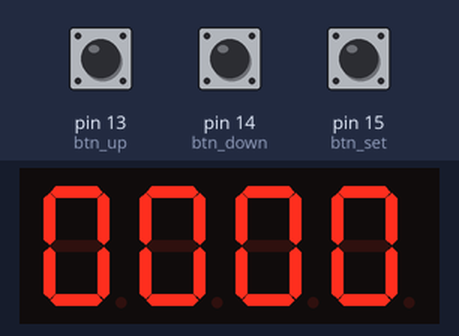
A program run on a simulated MicroPython board. Parts: 4-digit seven-segment display. The test bench sets the inputs (shaded band); at power-on: pin 13 (btn_up) HIGH, pin 15 (btn_set) HIGH, pin 14 (btn_down) HIGH. The segment pins are drawn as the display they are named for.

Above: at 1.2 s.
1.3 s: pin 13 (btn_up) pulled LOW for 0.15 s
At 2.4 s:
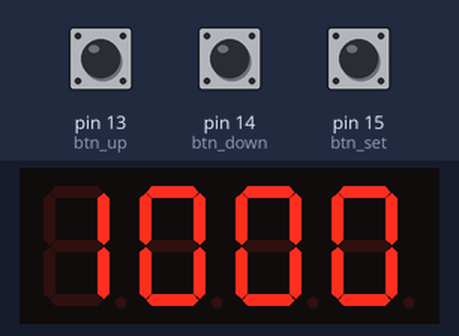
2.9 s: pin 15 (btn_set) pulled LOW for 0.15 s
At 3.4 s:
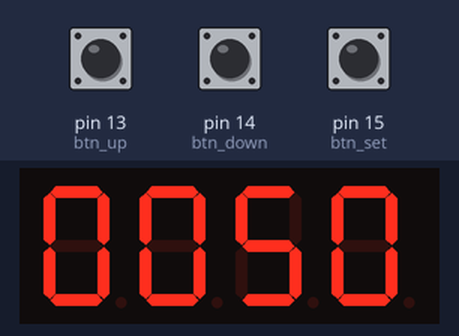
4.5 s: pin 14 (btn_down) pulled LOW for 0.15 s
At 5.3 s:
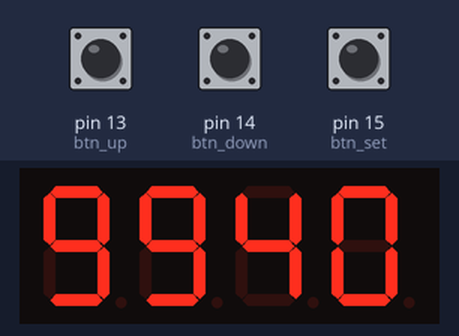
6.1 s: pin 14 (btn_down) pulled LOW for 1 s
Timing chart, 0 to 9.1 s (numbered marks = the images above; inputs shaded):
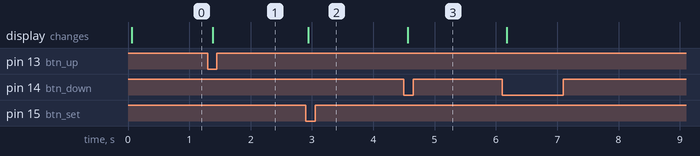

The program:

main.py
```python
import time
import display
import uart_manager

pos = 0

while True:
    digitos = display._digitos(display.contador)
    display._mostrar(pos, digitos[pos])
    time.sleep_ms(5)
    pos = (pos + 1) % 4
```

display.py
```python
from machine import Pin, UART
import time

SEG = [Pin(p, Pin.OUT) for p in (2, 3, 4, 5, 6, 7, 8)]
DIG = [Pin(p, Pin.OUT) for p in (9, 10, 11, 12)]


TABLA = [
    [1,1,1,1,1,1,0],  # 0
    [0,1,1,0,0,0,0],  # 1
    [1,1,0,1,1,0,1],  # 2
    [1,1,1,1,0,0,1],  # 3
    [0,1,1,0,0,1,1],  # 4
    [1,0,1,1,0,1,1],  # 5
    [1,0,1,1,1,1,1],  # 6
    [1,1,1,0,0,0,0],  # 7
    [1,1,1,1,1,1,1],  # 8
    [1,1,1,1,0,1,1],  # 9
]

btn_up   = Pin(13, Pin.IN, Pin.PULL_UP)
btn_down = Pin(14, Pin.IN, Pin.PULL_UP)
btn_set  = Pin(15, Pin.IN, Pin.PULL_UP)
btn_rst  = Pin(16, Pin.IN, Pin.PULL_UP)

contador = 0

# Marca de tiempo de la última pulsación válida por botón
_t_up   = 0
_t_down = 0
_t_set  = 0
_t_rst  = 0

DEBOUNCE_MS = 200


#ISR
def handle_up(pin):
    global contador, _t_up
    ahora = time.ticks_ms()
    if time.ticks_diff(ahora, _t_up) < DEBOUNCE_MS:
        return
    _t_up = ahora
    contador = 0 if contador >= 1000 else contador + 1

def handle_down(pin):
    global contador, _t_down
    ahora = time.ticks_ms()
    if time.ticks_diff(ahora, _t_down) < DEBOUNCE_MS:
        return
    _t_down = ahora
    contador = 1000 if contador <= 0 else contador - 1

def handle_set(pin):
    global contador, _t_set
    ahora = time.ticks_ms()
    if time.ticks_diff(ahora, _t_set) < DEBOUNCE_MS:
        return
    _t_set = ahora
    contador = 500

def handle_rst(pin):
    global contador, _t_rst
    ahora = time.ticks_ms()
    if time.ticks_diff(ahora, _t_rst) < DEBOUNCE_MS:
        return
    _t_rst = ahora
    contador = 0


# Asociar cada botón con su handler en flanco de bajada
btn_up.irq(trigger=Pin.IRQ_FALLING,   handler=handle_up)
btn_down.irq(trigger=Pin.IRQ_FALLING, handler=handle_down)
btn_set.irq(trigger=Pin.IRQ_FALLING,  handler=handle_set)
btn_rst.irq(trigger=Pin.IRQ_FALLING,  handler=handle_rst)


def _apagar():
    for d in DIG:
        d.value(1)   # dígito inactivo

def _mostrar(posicion, valor):
    """enciende un display con su valor correspondiente"""
    _apagar()
    for i, seg in enumerate(SEG):
        seg.value(TABLA[valor][i])
    DIG[posicion].value(0)   # activar dígito

def _digitos(n):
    """divide n en unidades, decenas, centenas, millares."""
    return [
        n         % 10,
        (n // 10) % 10,
        (n // 100) % 10,
        (n // 1000) % 10,
    ]
```

uart_manager.py
```python
import time
from machine import Pin, UART

connection = UART(0, baudrate=9600, tx=Pin(16), rx=Pin(17))

def receive_data():
    if connection.any():
        data = connection.read()
        print("Received:", data)

def convert_data(data):
    data_arr = data.decode().split(',')
    if len(data_arr) == 4:
        try:
            return [int(x) for x in data_arr]
        except ValueError:
            print("Invalid data format")
    else:
        print("Data should contain 4 comma-separated values")
    return None
```

Measured:
- after the input at 1.3 s, the display: changes after 0.08 s (image 1)
- after the input at 2.9 s, the display: changes at once (image 2)
- after the input at 4.5 s, the display: changes after 0.06 s (image 3)
